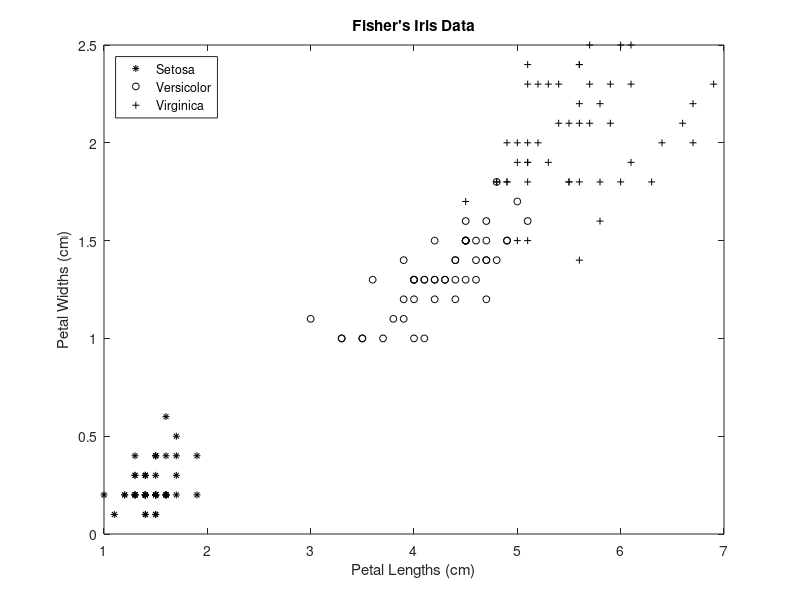
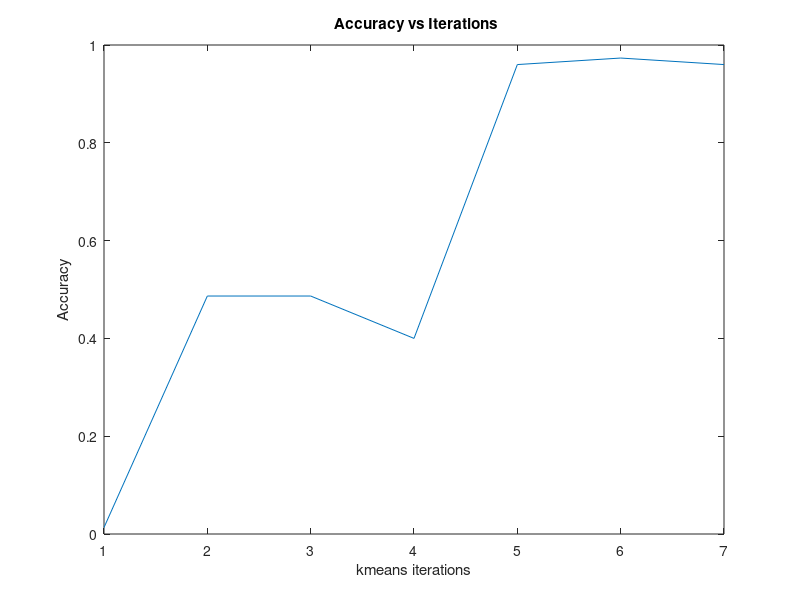
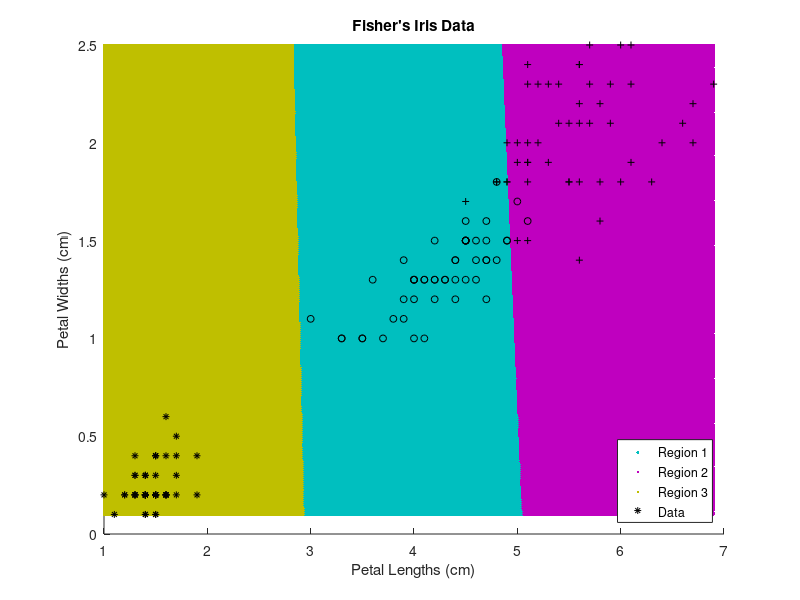

Reproduce these figures in MATLAB, in order.
load fisheriris
X = meas(:,3:4);
setosa_idx = strcmp(species,"setosa");
versicolor_idx = strcmp(species,"versicolor");
virginica_idx = strcmp(species,"virginica");

SETOSA = X(setosa_idx,:);
VERSICOLOR = X(versicolor_idx,:);
VIRGINICA = X(virginica_idx,:);

figure;
plot(SETOSA(:,1),SETOSA(:,2),'k*','MarkerSize',5);
hold on 
plot(VERSICOLOR(:,1),VERSICOLOR(:,2),'ko','MarkerSize',5);
hold on 
plot(VIRGINICA(:,1),VIRGINICA(:,2),'k+','MarkerSize',5);
title 'Fisher''s Iris Data';
xlabel 'Petal Lengths (cm)'; 
ylabel 'Petal Widths (cm)';
legend('Setosa','Versicolor','Virginica','Location','northwest')

%% 
% rng(1); % For reproducibility

Cs = {};
Cs{1} = [6 2  ; 1.5  0.3   ; 4 1];
Cs{2} = [5.2 2.5; 4.4 1.25; 3.8 5.5];
Cs{3} = [5   2.4; 4.6 1.45; 3.3 3.5];
Cs{4} = [4.5 2.1; 4.8 1.55; 3.2 3.2];
Cs{5} = [4.2 1.8; 5.2 1.78; 2.5 2.1];
Cs{6} = [4.1 1.4; 5.5 1.89; 1.8 1.05];
Cs{7} = [4   1  ; 6   2   ; 1.5 0.3];
gnd_truth = repelem([3;1;2],50,1);
accs = [];
CONFMATS = {};
for i = 1:7
[idx,C_new] = kmeans(X,3,'MaxIter',1,'Start',Cs{i});
confusion_matrix = confusionmat(gnd_truth,idx);
accuracy = sum(diag(confusion_matrix)) / size(X,1);
C_old = C_new;
accs(end+1) = accuracy;
CONFMATS{end+1} = confusion_matrix;
end
figure
plot(accs)
title({'\bf Accuracy vs Iterations'})
ylabel('Accuracy')
xlabel('kmeans iterations')
%%
x1 = min(X(:,1)):0.01:max(X(:,1));
x2 = min(X(:,2)):0.01:max(X(:,2));
[x1G,x2G] = meshgrid(x1,x2);
XGrid = [x1G(:),x2G(:)]; % Defines a fine grid on the plot

idx2Region = kmeans(XGrid,3,'MaxIter',1,'Start',C_new);
    % Assigns each node in the grid to the closest centroid
    
figure;
gscatter(XGrid(:,1),XGrid(:,2),idx2Region,...
    [0,0.75,0.75;0.75,0,0.75;0.75,0.75,0],'..');
hold on;
plot(X(setosa_idx,1),X(setosa_idx,2),'k*','MarkerSize',5);
hold on 
plot(X(versicolor_idx,1),X(versicolor_idx,2),'ko','MarkerSize',5);
hold on 
plot(X(virginica_idx,1),X(virginica_idx,2),'k+','MarkerSize',5);title 'Fisher''s Iris Data';
xlabel 'Petal Lengths (cm)';
ylabel 'Petal Widths (cm)'; 
legend('Region 1','Region 2','Region 3','Data','Location','SouthEast');
hold off;